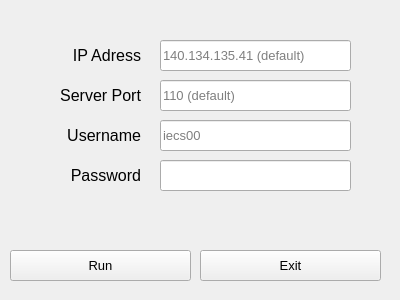
<?xml version="1.0" encoding="UTF-8"?>
<ui version="4.0">
 <class>Form</class>
 <widget class="QWidget" name="Form">
  <property name="geometry">
   <rect>
    <x>0</x>
    <y>0</y>
    <width>400</width>
    <height>300</height>
   </rect>
  </property>
  <property name="windowTitle">
   <string>Form</string>
  </property>
  <widget class="QPushButton" name="btn_Run">
   <property name="geometry">
    <rect>
     <x>10</x>
     <y>250</y>
     <width>181</width>
     <height>31</height>
    </rect>
   </property>
   <property name="font">
    <font>
     <family>Arial</family>
     <pointsize>10</pointsize>
    </font>
   </property>
   <property name="text">
    <string>Run</string>
   </property>
   <property name="flat">
    <bool>false</bool>
   </property>
  </widget>
  <widget class="QLabel" name="label_Username">
   <property name="geometry">
    <rect>
     <x>40</x>
     <y>120</y>
     <width>101</width>
     <height>31</height>
    </rect>
   </property>
   <property name="font">
    <font>
     <family>Arial</family>
     <pointsize>12</pointsize>
     <weight>50</weight>
     <bold>false</bold>
    </font>
   </property>
   <property name="text">
    <string>Username</string>
   </property>
   <property name="alignment">
    <set>Qt::AlignRight|Qt::AlignTrailing|Qt::AlignVCenter</set>
   </property>
  </widget>
  <widget class="QLineEdit" name="lineEdit_Username">
   <property name="geometry">
    <rect>
     <x>160</x>
     <y>120</y>
     <width>191</width>
     <height>31</height>
    </rect>
   </property>
   <property name="font">
    <font>
     <family>Arial</family>
     <pointsize>10</pointsize>
    </font>
   </property>
   <property name="text">
    <string/>
   </property>
   <property name="placeholderText">
    <string>iecs00</string>
   </property>
  </widget>
  <widget class="QPushButton" name="btn_Exit">
   <property name="geometry">
    <rect>
     <x>200</x>
     <y>250</y>
     <width>181</width>
     <height>31</height>
    </rect>
   </property>
   <property name="font">
    <font>
     <family>Arial</family>
     <pointsize>10</pointsize>
    </font>
   </property>
   <property name="text">
    <string>Exit</string>
   </property>
   <property name="flat">
    <bool>false</bool>
   </property>
  </widget>
  <widget class="QLineEdit" name="lineEdit_IP_Address">
   <property name="geometry">
    <rect>
     <x>160</x>
     <y>40</y>
     <width>191</width>
     <height>31</height>
    </rect>
   </property>
   <property name="font">
    <font>
     <family>Arial</family>
     <pointsize>10</pointsize>
    </font>
   </property>
   <property name="placeholderText">
    <string>140.134.135.41 (default)</string>
   </property>
  </widget>
  <widget class="QLineEdit" name="lineEdit_Server_Port">
   <property name="geometry">
    <rect>
     <x>160</x>
     <y>80</y>
     <width>191</width>
     <height>31</height>
    </rect>
   </property>
   <property name="font">
    <font>
     <family>Arial</family>
     <pointsize>10</pointsize>
    </font>
   </property>
   <property name="text">
    <string/>
   </property>
   <property name="placeholderText">
    <string>110 (default)</string>
   </property>
  </widget>
  <widget class="QLabel" name="label_IP_Address">
   <property name="geometry">
    <rect>
     <x>40</x>
     <y>40</y>
     <width>101</width>
     <height>31</height>
    </rect>
   </property>
   <property name="font">
    <font>
     <family>Arial</family>
     <pointsize>12</pointsize>
     <weight>50</weight>
     <bold>false</bold>
    </font>
   </property>
   <property name="text">
    <string>IP Adress</string>
   </property>
   <property name="alignment">
    <set>Qt::AlignRight|Qt::AlignTrailing|Qt::AlignVCenter</set>
   </property>
  </widget>
  <widget class="QLabel" name="label_Server_Port">
   <property name="geometry">
    <rect>
     <x>40</x>
     <y>80</y>
     <width>101</width>
     <height>31</height>
    </rect>
   </property>
   <property name="font">
    <font>
     <family>Arial</family>
     <pointsize>12</pointsize>
     <weight>50</weight>
     <bold>false</bold>
    </font>
   </property>
   <property name="text">
    <string>Server Port</string>
   </property>
   <property name="alignment">
    <set>Qt::AlignRight|Qt::AlignTrailing|Qt::AlignVCenter</set>
   </property>
  </widget>
  <widget class="QLineEdit" name="lineEdit_Password">
   <property name="geometry">
    <rect>
     <x>160</x>
     <y>160</y>
     <width>191</width>
     <height>31</height>
    </rect>
   </property>
   <property name="font">
    <font>
     <family>Arial</family>
     <pointsize>10</pointsize>
    </font>
   </property>
   <property name="contextMenuPolicy">
    <enum>Qt::NoContextMenu</enum>
   </property>
   <property name="text">
    <string/>
   </property>
   <property name="echoMode">
    <enum>QLineEdit::Password</enum>
   </property>
   <property name="placeholderText">
    <string/>
   </property>
  </widget>
  <widget class="QLabel" name="label_Password">
   <property name="geometry">
    <rect>
     <x>40</x>
     <y>160</y>
     <width>101</width>
     <height>31</height>
    </rect>
   </property>
   <property name="font">
    <font>
     <family>Arial</family>
     <pointsize>12</pointsize>
     <weight>50</weight>
     <bold>false</bold>
    </font>
   </property>
   <property name="text">
    <string>Password</string>
   </property>
   <property name="alignment">
    <set>Qt::AlignRight|Qt::AlignTrailing|Qt::AlignVCenter</set>
   </property>
  </widget>
 </widget>
 <resources/>
 <connections/>
</ui>
